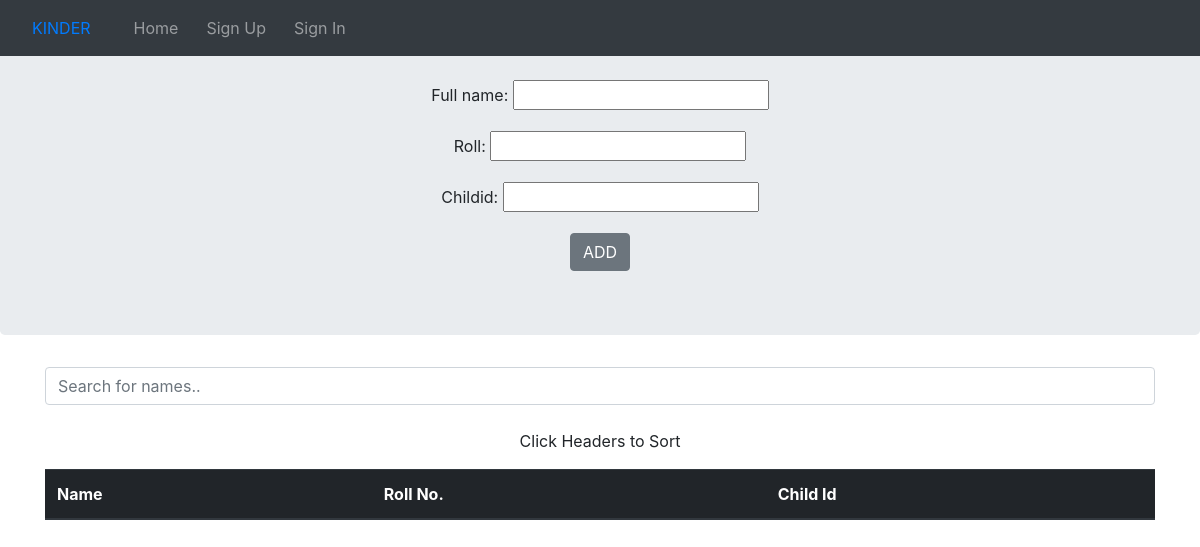
The app's page /home/registerchild/, older data.
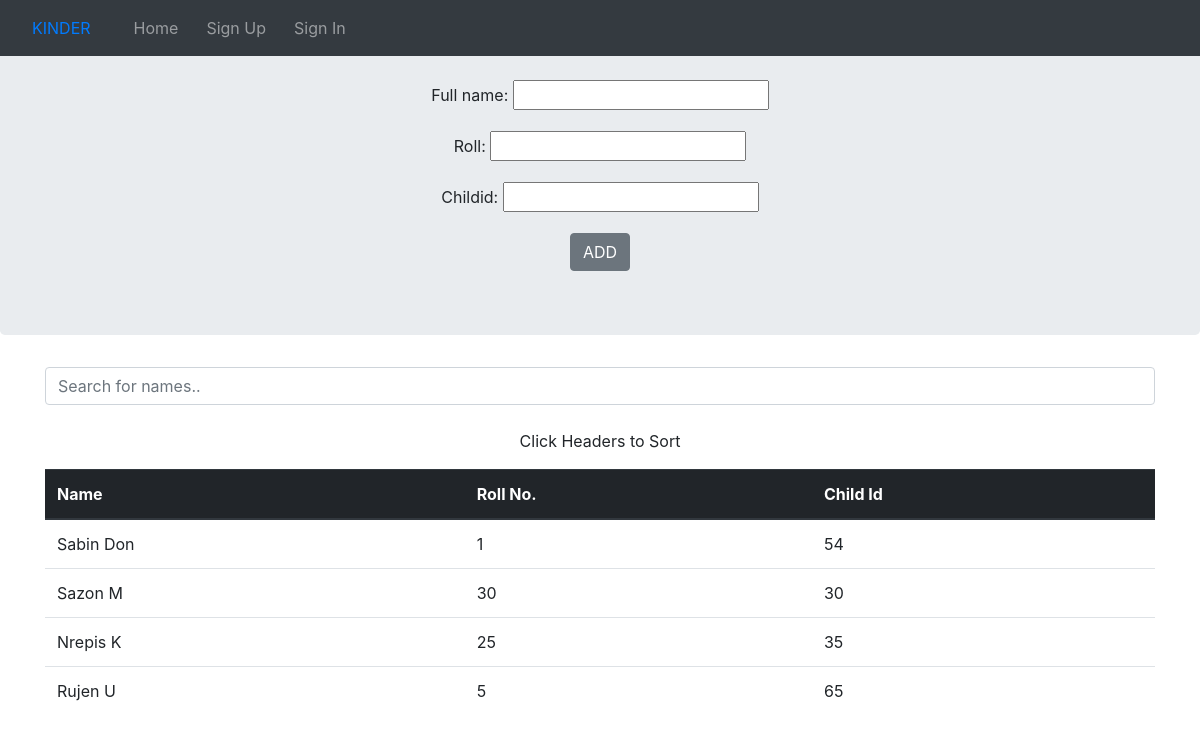
The same page, newer data.
### second/models.py (models this page shows, shortened)
class StudentId(models.Model):
    full_name = models.CharField(max_length=30)
    roll = models.IntegerField()
    childid = models.IntegerField()

### second/views.py (the view, shortened to what this page needs)
# urls.py: path('registerchild/', views.registerchild, name='registerchild'),
def registerchild(request):
    formreg = StudentRegisterForm(request.POST)
    context = {
        'stid': StudentId.objects.all(),
        'formreg': formreg,
    }
    return render(request, 'registerchild.html', context)

### second/forms.py
class StudentRegisterForm(forms.ModelForm):
    class Meta:
        model = StudentId
        fields = ('full_name', 'roll', 'childid')

### second/templates/registerchild.html (shortened to what this page needs)
{% extends "base1.html" %}
{% block base2 %}
{% load static %}
<!DOCTYPE html>
<html lang="en">
<head>
</head>
<body>
<div class="jumbotron">
<center>
    <form method='POST'>
        {{ formreg.as_p }}
    <button class='btn btn-secondary' type='submit'>ADD</button>
    </form>
</center>
</div>
<div class="container">
<center>
    <input class="form-control" id="myInput" onkeyup="myFunction()" type="text" placeholder="Search for names.."><br>
    <p>Click Headers to Sort</p>
    <table class="table table-hover" id="myTable">
        <thead class="thead-dark">
            <tr>
                <th onclick="sortTable(0)">Name</th>
                <th onclick="sortTable(1)">Roll No.</th>
                <th>Child Id</th>
            </tr>
        </thead>
        {% for ids in stid %}
                <tr>
                <td>{{ids.full_name}}</td>
                <td>{{ids.roll}}</td>
                <td>{{ids.childid}}</td>
                </tr>
        {% endfor %}
    </table>
</center>
</div>
</body>
</html>
{% endblock %}

### second/templates/base1.html (shortened to what this page needs)
<!DOCTYPE html>
<html lang="en">
<head>
    {% load static %}
    <link rel="stylesheet" href="{% static 'bootstrap/css/bootstrap.min.css' %}" type="text/css" />
</head>
<body>
    <div class="container">
        <nav class="navbar navbar-expand-lg fixed-top navbar-dark bg-dark">
            <a class="nav-link" href="{% url 'index' %}" style="padding-right: 20px;">KINDER </a>
            <div class="container">
                <div class="collapse navbar-collapse" id="navbarSupportedContent">
                    <ul class="navbar-nav mr-auto">
                        {% if user.is_authenticated %}
                            <li class="nav-item">
                                <a class="nav-link" href="{% url 'home' %}" style="padding-right: 20px;">Home <span
                                    class="sr-only">(current)</span></a>
                            </li>
                            <li class="nav-item">
                                <a class="nav-link" href="{% url 'profile' %}" style="padding-right: 20px;">Profile</a>
                            </li>
                            <li class="nav-item">
                                <a class='btn btn-outline-danger' href="{% url 'logout' %}">Log Out</a>
                            </li>
                        {% else %}
                            <li class="nav-item">
                                <a class="nav-link" href="{% url 'index' %}" style="padding-right: 20px;">Home </a>
                            </li>
                            <li class="nav-item">
                                <a class="nav-link" href="{% url 'signup' %}" style="padding-right: 20px;">Sign Up</a>
                            </li>
                            <li class="nav-item">
                                <a class="nav-link" href="{% url 'login' %}" style="padding-right: 20px;">Sign In</a>
                            </li>
                        {% endif %}
                    </ul>
                </div>
            </div>
        </nav>
    </div>
    {% block base2 %}
    {% endblock %}
</body>
</html>

Row changes from the older to the newer data that the page shows:
added StudentId: full_name "Sabin Don", roll "1", childid "54"
added StudentId: full_name "Sazon M", roll "30", childid "30"
added StudentId: full_name "Nrepis K", roll "25", childid "35"
added StudentId: full_name "Rujen U", roll "5", childid "65"
